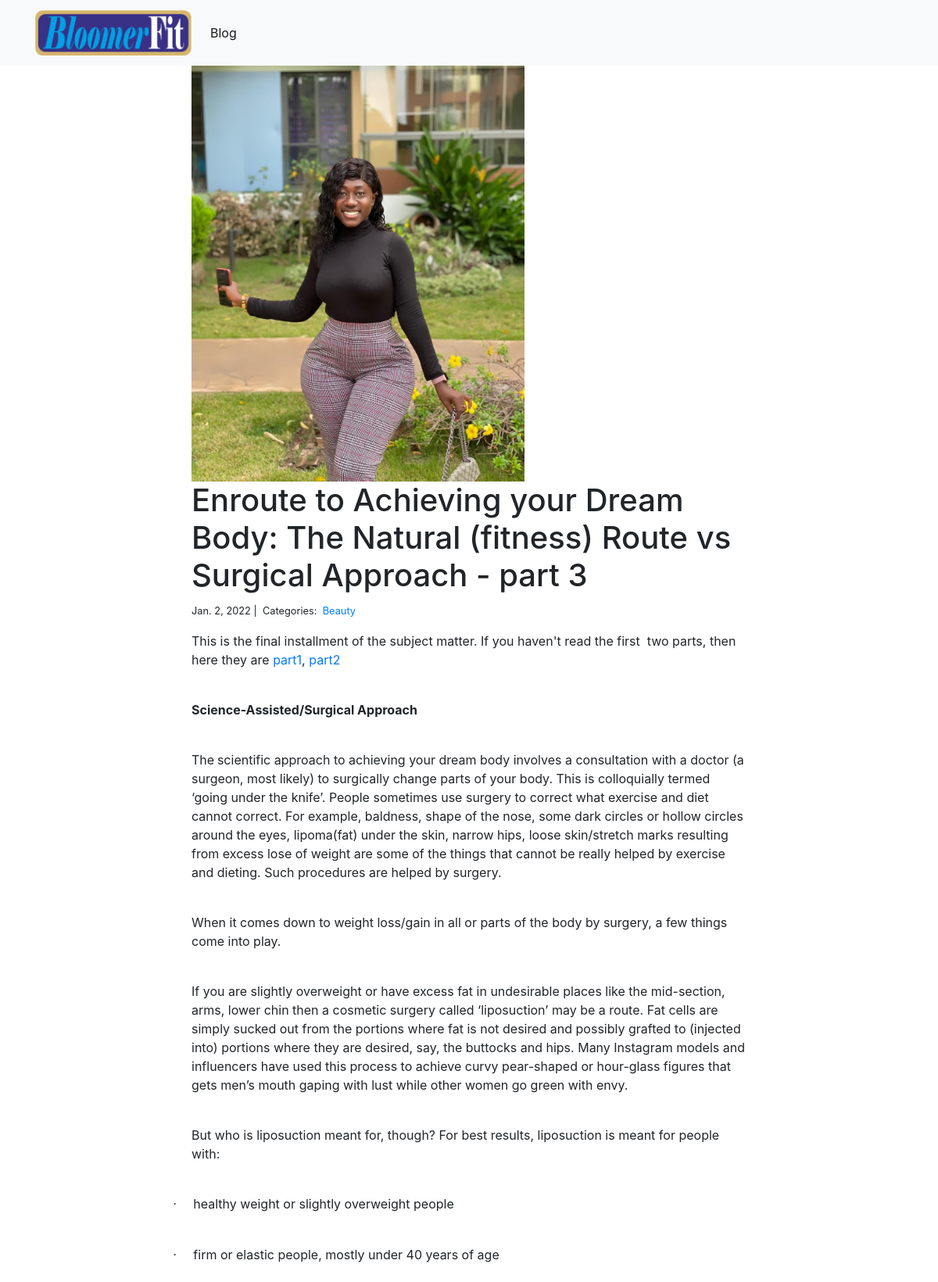
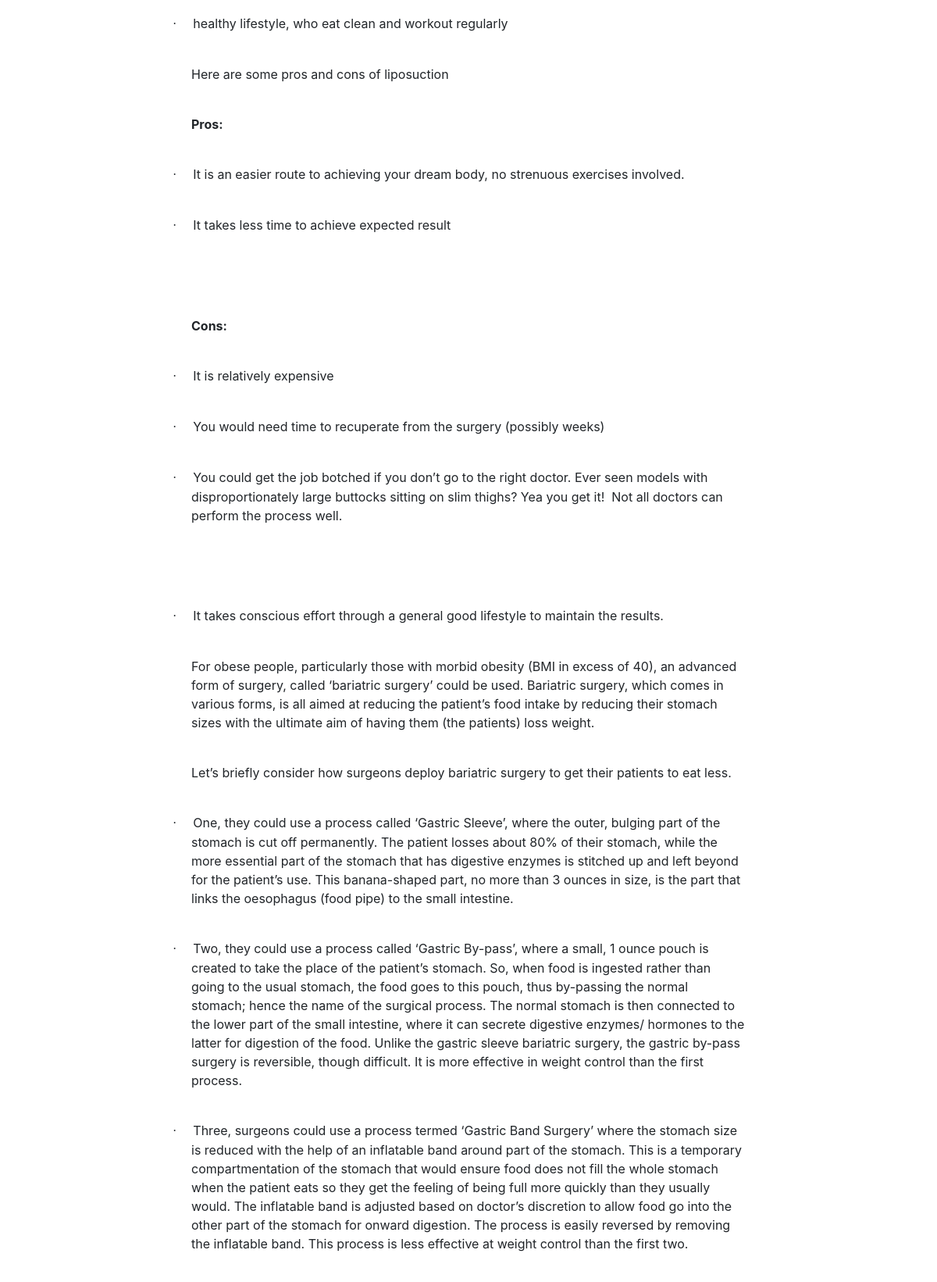
The page /blog/6/ (upper part) on the database its author committed (2 pictures, top to bottom).
### blog/models.py (models this page shows, shortened)
class Post(models.Model):
    title = models.CharField(max_length=255)
    body = HTMLField()
    created_on = models.DateTimeField(auto_now_add=True)
    last_modified = models.DateTimeField(auto_now=True)
    categories = models.ManyToManyField('Category', related_name='posts')
    image = models.FilePathField(path="C:/Users/USER/Desktop/fitnfine/fitness/blog/static/img")

class Category(models.Model):
    name = models.CharField(max_length=20)

### blog/views.py (the view, shortened to what this page needs)
# urls.py: path("<int:pk>/", views.blog_detail, name="blog_detail"),
def blog_detail(request, pk):
    post = Post.objects.get(pk=pk)
    object_list = Post.objects.all().exclude(id=post.id)
    form = CommentForm()
    comments = Comment.objects.filter(post=post)
    num_of_comments = len(comments)
    context = {
        "post": post,
        "comments": comments,
        "form": form,
        "object_list":object_list,
        "num_of_comments":num_of_comments
    }
    return render(request, "blog/blog_detail.html", context)

### blog/templates/blog/blog_detail.html (shortened to what this page needs)
{% extends "blog/base.html" %}
{% load static %}
{% block body %}
<div class="col-md-8 offset-md-2">
    <img  src="{% static post.image %}" alt="image" width="60%">
    <h1>{{ post.title }}</h1>
    <small>
        {{ post.created_on.date }} |&nbsp;
        Categories:&nbsp;
        {% for category in post.categories.all %}
        <a href="{% url 'blog:blog_category' category.name %}">
            {{ category.name }}
        </a>&nbsp;
        {% endfor %}
    </small>
    <p>{{ post.body| safe | linebreaks }}</p>
</div>
{% endblock %}

### rows shown on the page
Post: image (picture), title "Enroute to Achieving your Dream Body: The Natural (fitness) Route vs Surgical Approach - part 3", created_on "Jan. 2, 2022", body "This is the final installment of the subject matter. If you haven't read the first two parts, then here they are part1 , part2 Science-Assisted/Surgical Approach The scientific approach to achieving your dream body involves a consultation with a doctor (a surgeon, most likely) to surgically change parts of your body. This is colloquially termed ‘going under the knife’. People sometimes use surgery to correct what exercise and diet cannot correct. For example, baldness, shape of the nose, some dark circles or hollow circles around the eyes, lipoma(fat) under the skin, narrow hips, loose skin/stretch marks resulting from excess lose of weight are some of the things that cannot be really…"
Category: name "Beauty"
